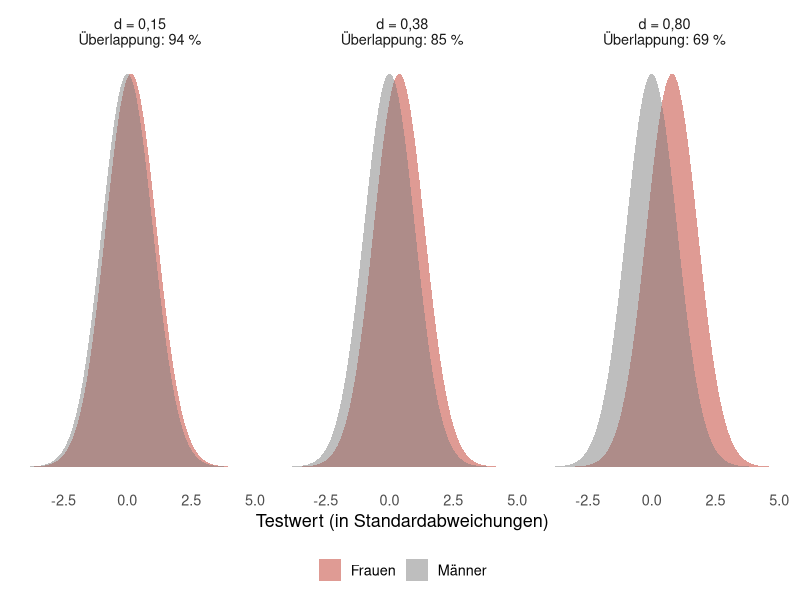
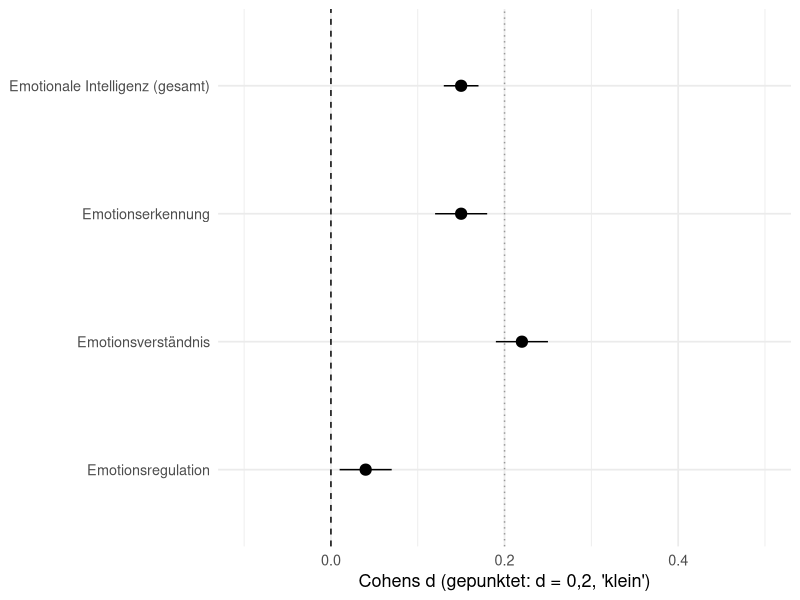
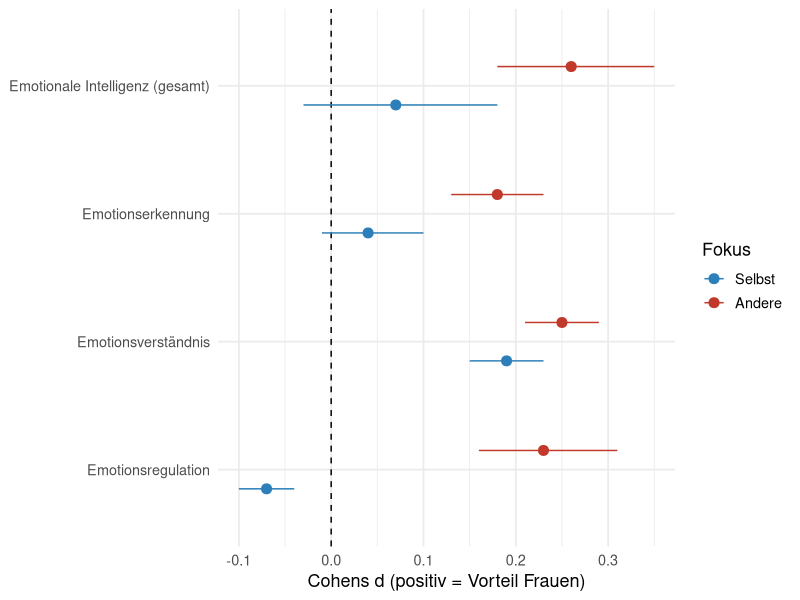
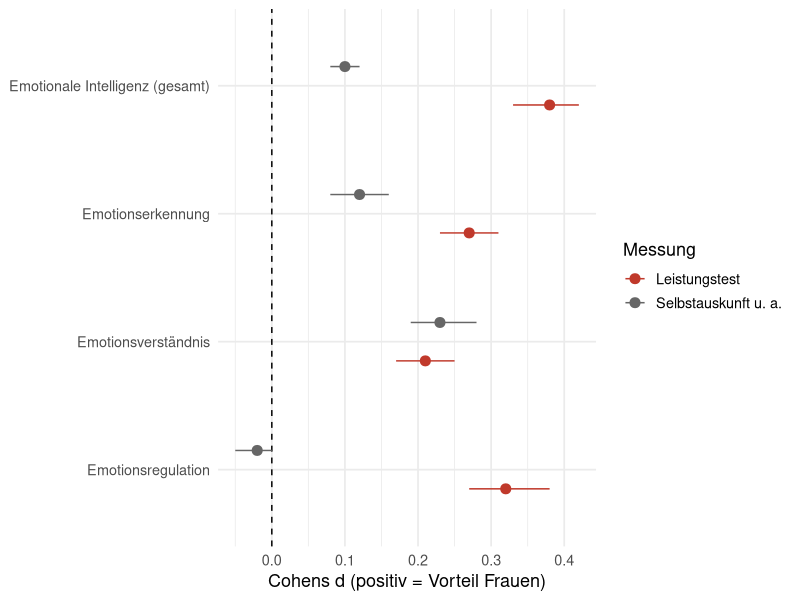
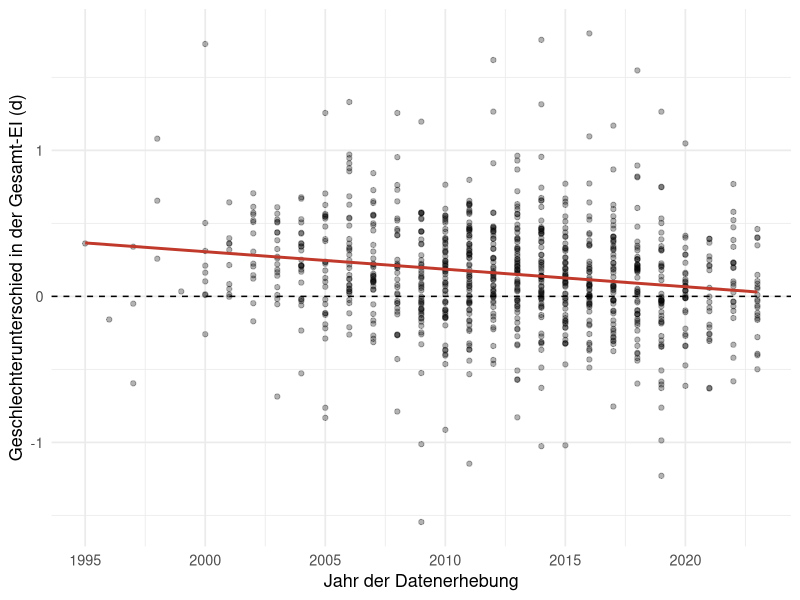

Source code (R) for these figures, in order:
## ---- chunk 1
#| label: setup-ei
#| echo: false
#| message: false
library(ggplot2)
library(dplyr)
theme_set(theme_minimal(base_size = 13))
## ---- chunk 2
#| label: fig-d-intro
#| echo: false
#| fig-cap: "Was bedeutet d? Verteilungen von Männern (grau) und Frauen (rot) bei verschiedenen Effektgrößen. d = 0,15 ist der Gesamteffekt der Studie, d = 0,38 der Effekt in Leistungstests."
#| fig-height: 3.2
#| fig-width: 8
ds <- c(0.15, 0.38, 0.80)
lab <- sprintf("d = %s\nÜberlappung: %d %%", format(ds, decimal.mark = ","),
               round(200 * pnorm(-ds / 2)))
x <- seq(-4, 5, length.out = 400)
kurven <- bind_rows(lapply(seq_along(ds), \(i) bind_rows(
  tibble(x, y = dnorm(x), gruppe = "Männer", panel = lab[i]),
  tibble(x, y = dnorm(x, ds[i]), gruppe = "Frauen", panel = lab[i]))))
ggplot(kurven, aes(x, y, fill = gruppe)) +
  geom_area(alpha = .5, position = "identity") +
  scale_fill_manual(values = c(Männer = "grey50", Frauen = "#C0392B")) +
  facet_wrap(~panel) +
  labs(x = "Testwert (in Standardabweichungen)", y = NULL, fill = NULL) +
  theme(axis.text.y = element_blank(), panel.grid = element_blank(),
        legend.position = "bottom")
## ---- chunk 3
#| label: fig-haupt
#| echo: false
#| fig-cap: "Geschlechterunterschiede nach Fähigkeit (Punkt = d, Balken = 95%-KI). Positive Werte: Vorteil für Frauen."
#| fig-height: 3
#| fig-width: 7
haupt <- tribble(
  ~faehigkeit, ~d, ~lo, ~hi,
  "Emotionale Intelligenz (gesamt)", .15, .13, .17,
  "Emotionserkennung", .15, .12, .18,
  "Emotionsverständnis", .22, .19, .25,
  "Emotionsregulation", .04, .01, .07
) |> mutate(faehigkeit = factor(faehigkeit, rev(faehigkeit)))
ggplot(haupt, aes(d, faehigkeit, xmin = lo, xmax = hi)) +
  geom_vline(xintercept = 0, linetype = "dashed") +
  geom_vline(xintercept = .2, colour = "grey60", linetype = "dotted") +
  geom_pointrange(size = .7) +
  scale_x_continuous(limits = c(-.1, .5)) +
  labs(x = "Cohens d (gepunktet: d = 0,2, 'klein')", y = NULL)
## ---- chunk 4
#| label: fig-fokus
#| echo: false
#| fig-cap: "Selbst- vs. fremdfokussierte Fähigkeiten. Frauen haben vor allem bei den Emotionen anderer einen Vorteil. Bei der Regulation eigener Emotionen liegen Männer leicht vorn."
#| fig-height: 3.4
#| fig-width: 7
fokus <- tribble(
  ~faehigkeit, ~fokus, ~d, ~lo, ~hi,
  "Emotionale Intelligenz (gesamt)", "Selbst", .07, -.03, .18,
  "Emotionale Intelligenz (gesamt)", "Andere", .26, .18, .35,
  "Emotionserkennung", "Selbst", .04, -.01, .10,
  "Emotionserkennung", "Andere", .18, .13, .23,
  "Emotionsverständnis", "Selbst", .19, .15, .23,
  "Emotionsverständnis", "Andere", .25, .21, .29,
  "Emotionsregulation", "Selbst", -.07, -.10, -.04,
  "Emotionsregulation", "Andere", .23, .16, .31
) |> mutate(faehigkeit = factor(faehigkeit, rev(unique(faehigkeit))),
            fokus = factor(fokus, c("Selbst", "Andere")))
ggplot(fokus, aes(d, faehigkeit, colour = fokus, xmin = lo, xmax = hi)) +
  geom_vline(xintercept = 0, linetype = "dashed") +
  geom_pointrange(position = position_dodge(width = .6), size = .6) +
  scale_colour_manual(values = c(Selbst = "#2C7FB8", Andere = "#C0392B")) +
  labs(x = "Cohens d (positiv = Vorteil Frauen)", y = NULL, colour = "Fokus")
## ---- chunk 5
#| label: fig-messung
#| echo: false
#| fig-cap: "Leistungstests vs. Selbstauskunft (bzw. nicht-leistungsbasierte Maße). Der Vorteil für Frauen ist in Leistungstests meist deutlich größer."
#| fig-height: 3.4
#| fig-width: 7
mess <- tribble(
  ~faehigkeit, ~messung, ~d, ~lo, ~hi,
  "Emotionale Intelligenz (gesamt)", "Leistungstest", .38, .33, .42,
  "Emotionale Intelligenz (gesamt)", "Selbstauskunft u. a.", .10, .08, .12,
  "Emotionserkennung", "Leistungstest", .27, .23, .31,
  "Emotionserkennung", "Selbstauskunft u. a.", .12, .08, .16,
  "Emotionsverständnis", "Leistungstest", .21, .17, .25,
  "Emotionsverständnis", "Selbstauskunft u. a.", .23, .19, .28,
  "Emotionsregulation", "Leistungstest", .32, .27, .38,
  "Emotionsregulation", "Selbstauskunft u. a.", -.02, -.05, .00
) |> mutate(faehigkeit = factor(faehigkeit, rev(unique(faehigkeit))))
ggplot(mess, aes(d, faehigkeit, colour = messung, xmin = lo, xmax = hi)) +
  geom_vline(xintercept = 0, linetype = "dashed") +
  geom_pointrange(position = position_dodge(width = .6), size = .6) +
  scale_colour_manual(values = c(Leistungstest = "#C0392B", `Selbstauskunft u. a.` = "grey40")) +
  labs(x = "Cohens d (positiv = Vorteil Frauen)", y = NULL, colour = "Messung")
## ---- chunk 6
#| label: fig-zeit
#| echo: false
#| fig-cap: "Schematische Nachbildung von Abbildung 4 der Studie: Geschlechterunterschied in der Gesamt-EI nach Erhebungsjahr. Die Punkte sind simuliert (die Originaldaten liegen nicht vor), die Trendlinie folgt den berichteten Werten (d = 0,15 im Jahr 2013, −0,06 pro 5 Jahre)."
#| fig-height: 4
#| fig-width: 8
set.seed(5873)
n <- 1000
sim <- tibble(
  jahr = round(rnorm(n, 2013, 6)),
  streuung = runif(n) < .08
) |>
  filter(jahr >= 1995, jahr <= 2023) |>
  mutate(d = 0.15 - 0.012 * (jahr - 2013) +
           rnorm(n(), 0, if_else(streuung, .8, .3)))
trend <- tibble(jahr = 1995:2023, d = 0.15 - 0.012 * (jahr - 2013))
ggplot(sim, aes(jahr, d)) +
  geom_hline(yintercept = 0, linetype = "dashed") +
  geom_point(alpha = .3) +
  geom_line(data = trend, colour = "#C0392B", linewidth = 1) +
  labs(x = "Jahr der Datenerhebung", y = "Geschlechterunterschied in der Gesamt-EI (d)")
